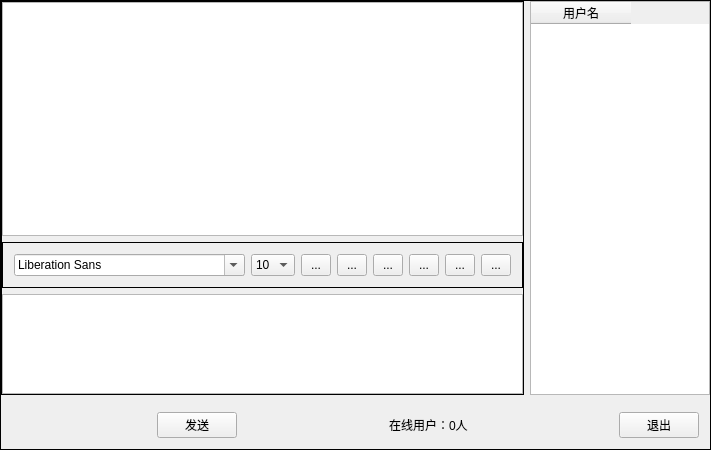
<?xml version="1.0" encoding="UTF-8"?>
<ui version="4.0">
 <class>Widget</class>
 <widget class="QWidget" name="Widget">
  <property name="geometry">
   <rect>
    <x>0</x>
    <y>0</y>
    <width>711</width>
    <height>450</height>
   </rect>
  </property>
  <property name="maximumSize">
   <size>
    <width>730</width>
    <height>450</height>
   </size>
  </property>
  <property name="windowTitle">
   <string>Widget</string>
  </property>
  <layout class="QVBoxLayout" name="verticalLayout_6">
   <property name="leftMargin">
    <number>0</number>
   </property>
   <property name="topMargin">
    <number>0</number>
   </property>
   <property name="rightMargin">
    <number>0</number>
   </property>
   <property name="bottomMargin">
    <number>0</number>
   </property>
   <item>
    <widget class="QFrame" name="frame_7">
     <property name="maximumSize">
      <size>
       <width>730</width>
       <height>450</height>
      </size>
     </property>
     <property name="frameShape">
      <enum>QFrame::Box</enum>
     </property>
     <layout class="QVBoxLayout" name="verticalLayout_5">
      <property name="leftMargin">
       <number>0</number>
      </property>
      <property name="topMargin">
       <number>0</number>
      </property>
      <property name="rightMargin">
       <number>0</number>
      </property>
      <property name="bottomMargin">
       <number>0</number>
      </property>
      <item>
       <widget class="QWidget" name="widget_5" native="true">
        <layout class="QHBoxLayout" name="horizontalLayout_4">
         <property name="leftMargin">
          <number>0</number>
         </property>
         <property name="topMargin">
          <number>0</number>
         </property>
         <property name="rightMargin">
          <number>0</number>
         </property>
         <property name="bottomMargin">
          <number>0</number>
         </property>
         <item>
          <widget class="QFrame" name="frame_3">
           <property name="frameShape">
            <enum>QFrame::Box</enum>
           </property>
           <layout class="QVBoxLayout" name="verticalLayout_3">
            <property name="leftMargin">
             <number>0</number>
            </property>
            <property name="topMargin">
             <number>0</number>
            </property>
            <property name="rightMargin">
             <number>0</number>
            </property>
            <property name="bottomMargin">
             <number>0</number>
            </property>
            <item>
             <widget class="QWidget" name="widget" native="true">
              <layout class="QVBoxLayout" name="verticalLayout">
               <property name="leftMargin">
                <number>0</number>
               </property>
               <property name="topMargin">
                <number>0</number>
               </property>
               <property name="rightMargin">
                <number>0</number>
               </property>
               <property name="bottomMargin">
                <number>0</number>
               </property>
               <item>
                <widget class="QTextBrowser" name="msgBrower"/>
               </item>
              </layout>
             </widget>
            </item>
            <item>
             <widget class="QWidget" name="widget_2" native="true">
              <layout class="QVBoxLayout" name="verticalLayout_2">
               <property name="leftMargin">
                <number>0</number>
               </property>
               <property name="topMargin">
                <number>0</number>
               </property>
               <property name="rightMargin">
                <number>0</number>
               </property>
               <property name="bottomMargin">
                <number>0</number>
               </property>
               <item>
                <widget class="QFrame" name="frame_2">
                 <property name="frameShape">
                  <enum>QFrame::Box</enum>
                 </property>
                 <layout class="QHBoxLayout" name="horizontalLayout">
                  <item>
                   <widget class="QFontComboBox" name="fontCbs"/>
                  </item>
                  <item>
                   <widget class="QComboBox" name="sizeCbx">
                    <property name="currentIndex">
                     <number>2</number>
                    </property>
                    <item>
                     <property name="text">
                      <string>8</string>
                     </property>
                    </item>
                    <item>
                     <property name="text">
                      <string>9</string>
                     </property>
                    </item>
                    <item>
                     <property name="text">
                      <string>10</string>
                     </property>
                    </item>
                    <item>
                     <property name="text">
                      <string>11</string>
                     </property>
                    </item>
                    <item>
                     <property name="text">
                      <string>12</string>
                     </property>
                    </item>
                    <item>
                     <property name="text">
                      <string>13</string>
                     </property>
                    </item>
                    <item>
                     <property name="text">
                      <string>14</string>
                     </property>
                    </item>
                    <item>
                     <property name="text">
                      <string>15</string>
                     </property>
                    </item>
                    <item>
                     <property name="text">
                      <string>16</string>
                     </property>
                    </item>
                    <item>
                     <property name="text">
                      <string>17</string>
                     </property>
                    </item>
                    <item>
                     <property name="text">
                      <string>18</string>
                     </property>
                    </item>
                    <item>
                     <property name="text">
                      <string>19</string>
                     </property>
                    </item>
                    <item>
                     <property name="text">
                      <string>20</string>
                     </property>
                    </item>
                   </widget>
                  </item>
                  <item>
                   <widget class="QToolButton" name="btnBold">
                    <property name="maximumSize">
                     <size>
                      <width>33</width>
                      <height>33</height>
                     </size>
                    </property>
                    <property name="toolTip">
                     <string>加粗</string>
                    </property>
                    <property name="text">
                     <string>...</string>
                    </property>
                    <property name="icon">
                     <iconset resource="res.qrc">
                      <normaloff>:/images/bold.png</normaloff>:/images/bold.png</iconset>
                    </property>
                    <property name="iconSize">
                     <size>
                      <width>26</width>
                      <height>26</height>
                     </size>
                    </property>
                    <property name="checkable">
                     <bool>true</bool>
                    </property>
                   </widget>
                  </item>
                  <item>
                   <widget class="QToolButton" name="btnItalic">
                    <property name="maximumSize">
                     <size>
                      <width>33</width>
                      <height>33</height>
                     </size>
                    </property>
                    <property name="toolTip">
                     <string>倾斜</string>
                    </property>
                    <property name="text">
                     <string>...</string>
                    </property>
                    <property name="icon">
                     <iconset resource="res.qrc">
                      <normaloff>:/images/italic.png</normaloff>:/images/italic.png</iconset>
                    </property>
                    <property name="iconSize">
                     <size>
                      <width>26</width>
                      <height>26</height>
                     </size>
                    </property>
                    <property name="checkable">
                     <bool>true</bool>
                    </property>
                   </widget>
                  </item>
                  <item>
                   <widget class="QToolButton" name="btnUnderline">
                    <property name="maximumSize">
                     <size>
                      <width>33</width>
                      <height>33</height>
                     </size>
                    </property>
                    <property name="toolTip">
                     <string>下划线</string>
                    </property>
                    <property name="text">
                     <string>...</string>
                    </property>
                    <property name="icon">
                     <iconset resource="res.qrc">
                      <normaloff>:/images/under.png</normaloff>:/images/under.png</iconset>
                    </property>
                    <property name="iconSize">
                     <size>
                      <width>26</width>
                      <height>26</height>
                     </size>
                    </property>
                    <property name="checkable">
                     <bool>true</bool>
                    </property>
                   </widget>
                  </item>
                  <item>
                   <widget class="QToolButton" name="btnColor">
                    <property name="maximumSize">
                     <size>
                      <width>33</width>
                      <height>33</height>
                     </size>
                    </property>
                    <property name="toolTip">
                     <string>颜色</string>
                    </property>
                    <property name="text">
                     <string>...</string>
                    </property>
                    <property name="icon">
                     <iconset resource="res.qrc">
                      <normaloff>:/images/color.png</normaloff>:/images/color.png</iconset>
                    </property>
                    <property name="iconSize">
                     <size>
                      <width>26</width>
                      <height>26</height>
                     </size>
                    </property>
                   </widget>
                  </item>
                  <item>
                   <widget class="QToolButton" name="btnDownload">
                    <property name="maximumSize">
                     <size>
                      <width>33</width>
                      <height>33</height>
                     </size>
                    </property>
                    <property name="toolTip">
                     <string>保存记录</string>
                    </property>
                    <property name="text">
                     <string>...</string>
                    </property>
                    <property name="icon">
                     <iconset resource="res.qrc">
                      <normaloff>:/images/save.png</normaloff>:/images/save.png</iconset>
                    </property>
                    <property name="iconSize">
                     <size>
                      <width>26</width>
                      <height>26</height>
                     </size>
                    </property>
                   </widget>
                  </item>
                  <item>
                   <widget class="QToolButton" name="btnClear">
                    <property name="maximumSize">
                     <size>
                      <width>33</width>
                      <height>33</height>
                     </size>
                    </property>
                    <property name="toolTip">
                     <string>清空</string>
                    </property>
                    <property name="text">
                     <string>...</string>
                    </property>
                    <property name="icon">
                     <iconset resource="res.qrc">
                      <normaloff>:/images/clear.png</normaloff>:/images/clear.png</iconset>
                    </property>
                    <property name="iconSize">
                     <size>
                      <width>26</width>
                      <height>26</height>
                     </size>
                    </property>
                   </widget>
                  </item>
                 </layout>
                </widget>
               </item>
              </layout>
             </widget>
            </item>
            <item>
             <widget class="QWidget" name="widget_4" native="true">
              <property name="maximumSize">
               <size>
                <width>16777215</width>
                <height>100</height>
               </size>
              </property>
              <layout class="QHBoxLayout" name="horizontalLayout_2">
               <property name="leftMargin">
                <number>0</number>
               </property>
               <property name="topMargin">
                <number>0</number>
               </property>
               <property name="rightMargin">
                <number>0</number>
               </property>
               <property name="bottomMargin">
                <number>0</number>
               </property>
               <item>
                <widget class="QTextEdit" name="msgTxtEdit"/>
               </item>
              </layout>
             </widget>
            </item>
           </layout>
          </widget>
         </item>
         <item>
          <widget class="QWidget" name="widget_3" native="true">
           <property name="maximumSize">
            <size>
             <width>180</width>
             <height>16777215</height>
            </size>
           </property>
           <layout class="QVBoxLayout" name="verticalLayout_4">
            <property name="leftMargin">
             <number>0</number>
            </property>
            <property name="topMargin">
             <number>0</number>
            </property>
            <property name="rightMargin">
             <number>0</number>
            </property>
            <property name="bottomMargin">
             <number>0</number>
            </property>
            <item>
             <widget class="QTableWidget" name="userTWidget">
              <property name="selectionMode">
               <enum>QAbstractItemView::SingleSelection</enum>
              </property>
              <property name="selectionBehavior">
               <enum>QAbstractItemView::SelectRows</enum>
              </property>
              <column>
               <property name="text">
                <string>用户名</string>
               </property>
              </column>
             </widget>
            </item>
           </layout>
          </widget>
         </item>
        </layout>
       </widget>
      </item>
      <item>
       <widget class="QWidget" name="widget_6" native="true">
        <layout class="QHBoxLayout" name="horizontalLayout_3">
         <item>
          <spacer name="horizontalSpacer">
           <property name="orientation">
            <enum>Qt::Horizontal</enum>
           </property>
           <property name="sizeHint" stdset="0">
            <size>
             <width>40</width>
             <height>20</height>
            </size>
           </property>
          </spacer>
         </item>
         <item>
          <widget class="QPushButton" name="pbSend">
           <property name="text">
            <string>发送</string>
           </property>
           <property name="shortcut">
            <string>Ctrl+Return</string>
           </property>
          </widget>
         </item>
         <item>
          <spacer name="horizontalSpacer_2">
           <property name="orientation">
            <enum>Qt::Horizontal</enum>
           </property>
           <property name="sizeHint" stdset="0">
            <size>
             <width>40</width>
             <height>20</height>
            </size>
           </property>
          </spacer>
         </item>
         <item>
          <widget class="QLabel" name="labelNumOnline">
           <property name="text">
            <string>在线用户：0人</string>
           </property>
          </widget>
         </item>
         <item>
          <spacer name="horizontalSpacer_3">
           <property name="orientation">
            <enum>Qt::Horizontal</enum>
           </property>
           <property name="sizeHint" stdset="0">
            <size>
             <width>40</width>
             <height>20</height>
            </size>
           </property>
          </spacer>
         </item>
         <item>
          <widget class="QPushButton" name="pbExit">
           <property name="text">
            <string>退出</string>
           </property>
          </widget>
         </item>
        </layout>
       </widget>
      </item>
     </layout>
    </widget>
   </item>
  </layout>
 </widget>
 <layoutdefault spacing="6" margin="11"/>
 <resources>
  <include location="res.qrc"/>
 </resources>
 <connections/>
</ui>
